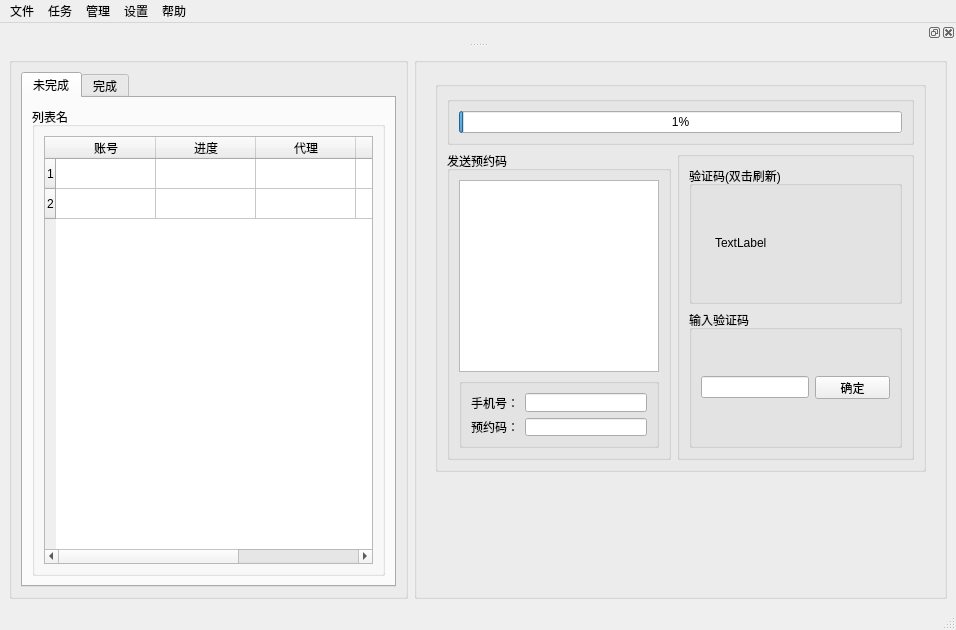
<?xml version="1.0" encoding="UTF-8"?>
<ui version="4.0">
 <class>MainWindow</class>
 <widget class="QMainWindow" name="MainWindow">
  <property name="geometry">
   <rect>
    <x>0</x>
    <y>0</y>
    <width>956</width>
    <height>630</height>
   </rect>
  </property>
  <property name="windowTitle">
   <string>天才吧预约</string>
  </property>
  <widget class="QWidget" name="centralwidget">
   <layout class="QHBoxLayout" name="horizontalLayout_10">
    <item>
     <layout class="QHBoxLayout" name="horizontalLayout_6">
      <item>
       <widget class="QGroupBox" name="groupBox_3">
        <property name="title">
         <string/>
        </property>
        <layout class="QVBoxLayout" name="verticalLayout_5">
         <item>
          <widget class="QTabWidget" name="tabWidget">
           <property name="currentIndex">
            <number>0</number>
           </property>
           <widget class="QWidget" name="tab">
            <attribute name="title">
             <string>未完成</string>
            </attribute>
            <layout class="QVBoxLayout" name="verticalLayout_2">
             <item>
              <widget class="QGroupBox" name="gBListName">
               <property name="title">
                <string>列表名</string>
               </property>
               <layout class="QHBoxLayout" name="horizontalLayout_2">
                <item>
                 <widget class="QTableWidget" name="tWTaskList">
                  <row>
                   <property name="text">
                    <string>1</string>
                   </property>
                  </row>
                  <row>
                   <property name="text">
                    <string>2</string>
                   </property>
                  </row>
                  <column>
                   <property name="text">
                    <string>账号</string>
                   </property>
                  </column>
                  <column>
                   <property name="text">
                    <string>进度</string>
                   </property>
                  </column>
                  <column>
                   <property name="text">
                    <string>代理</string>
                   </property>
                  </column>
                  <column>
                   <property name="text">
                    <string>零售店</string>
                   </property>
                  </column>
                  <column>
                   <property name="text">
                    <string>服务类型</string>
                   </property>
                  </column>
                 </widget>
                </item>
               </layout>
              </widget>
             </item>
            </layout>
           </widget>
           <widget class="QWidget" name="tab_current">
            <attribute name="title">
             <string>完成</string>
            </attribute>
            <layout class="QVBoxLayout" name="verticalLayout_6">
             <item>
              <widget class="QGroupBox" name="gBTaskName">
               <property name="title">
                <string>列表名</string>
               </property>
               <layout class="QHBoxLayout" name="horizontalLayout_7">
                <item>
                 <widget class="QTableWidget" name="tWComplete">
                  <row>
                   <property name="text">
                    <string>1</string>
                   </property>
                  </row>
                  <row>
                   <property name="text">
                    <string>2</string>
                   </property>
                  </row>
                  <column>
                   <property name="text">
                    <string>账号</string>
                   </property>
                  </column>
                  <column>
                   <property name="text">
                    <string>零售店</string>
                   </property>
                  </column>
                  <column>
                   <property name="text">
                    <string>服务类型</string>
                   </property>
                  </column>
                  <column>
                   <property name="text">
                    <string>代理</string>
                   </property>
                  </column>
                 </widget>
                </item>
               </layout>
              </widget>
             </item>
            </layout>
           </widget>
          </widget>
         </item>
        </layout>
       </widget>
      </item>
      <item>
       <widget class="QGroupBox" name="groupBox_2">
        <property name="title">
         <string/>
        </property>
        <layout class="QVBoxLayout" name="verticalLayout">
         <item>
          <widget class="QStackedWidget" name="stackedWidget">
           <property name="currentIndex">
            <number>0</number>
           </property>
           <widget class="QWidget" name="page">
            <layout class="QHBoxLayout" name="horizontalLayout">
             <item>
              <widget class="QGroupBox" name="groupBox_11">
               <property name="title">
                <string/>
               </property>
               <layout class="QVBoxLayout" name="verticalLayout_7">
                <item>
                 <layout class="QVBoxLayout" name="verticalLayout_4">
                  <item>
                   <widget class="QGroupBox" name="groupBox_6">
                    <property name="title">
                     <string/>
                    </property>
                    <layout class="QHBoxLayout" name="horizontalLayout_11">
                     <item>
                      <widget class="QProgressBar" name="progressBar">
                       <property name="layoutDirection">
                        <enum>Qt::LeftToRight</enum>
                       </property>
                       <property name="autoFillBackground">
                        <bool>true</bool>
                       </property>
                       <property name="inputMethodHints">
                        <set>Qt::ImhNone</set>
                       </property>
                       <property name="value">
                        <number>1</number>
                       </property>
                       <property name="textVisible">
                        <bool>true</bool>
                       </property>
                       <property name="textDirection">
                        <enum>QProgressBar::TopToBottom</enum>
                       </property>
                      </widget>
                     </item>
                    </layout>
                   </widget>
                  </item>
                  <item>
                   <layout class="QHBoxLayout" name="horizontalLayout_5">
                    <item>
                     <widget class="QGroupBox" name="groupBox_12">
                      <property name="sizeIncrement">
                       <size>
                        <width>5</width>
                        <height>5</height>
                       </size>
                      </property>
                      <property name="title">
                       <string>发送预约码</string>
                      </property>
                      <layout class="QVBoxLayout" name="verticalLayout_14">
                       <item>
                        <widget class="QPlainTextEdit" name="pTSmsChallengeTip">
                         <property name="minimumSize">
                          <size>
                           <width>180</width>
                           <height>90</height>
                          </size>
                         </property>
                         <property name="maximumSize">
                          <size>
                           <width>200</width>
                           <height>16777215</height>
                          </size>
                         </property>
                        </widget>
                       </item>
                       <item>
                        <widget class="QGroupBox" name="groupBox_13">
                         <property name="maximumSize">
                          <size>
                           <width>200</width>
                           <height>70</height>
                          </size>
                         </property>
                         <property name="title">
                          <string/>
                         </property>
                         <layout class="QVBoxLayout" name="verticalLayout_15">
                          <item>
                           <layout class="QHBoxLayout" name="horizontalLayout_8">
                            <item>
                             <widget class="QLabel" name="label_6">
                              <property name="text">
                               <string>手机号：</string>
                              </property>
                             </widget>
                            </item>
                            <item>
                             <widget class="QLineEdit" name="lEPhoneNumber">
                              <property name="enabled">
                               <bool>true</bool>
                              </property>
                             </widget>
                            </item>
                           </layout>
                          </item>
                          <item>
                           <layout class="QHBoxLayout" name="horizontalLayout_9">
                            <item>
                             <widget class="QLabel" name="label_7">
                              <property name="text">
                               <string>预约码：</string>
                              </property>
                             </widget>
                            </item>
                            <item>
                             <widget class="QLineEdit" name="lEReservCode">
                              <property name="enabled">
                               <bool>true</bool>
                              </property>
                              <property name="maximumSize">
                               <size>
                                <width>128</width>
                                <height>20</height>
                               </size>
                              </property>
                             </widget>
                            </item>
                           </layout>
                          </item>
                         </layout>
                        </widget>
                       </item>
                      </layout>
                     </widget>
                    </item>
                    <item>
                     <widget class="QGroupBox" name="groupBox_14">
                      <property name="title">
                       <string/>
                      </property>
                      <layout class="QVBoxLayout" name="verticalLayout_16">
                       <item>
                        <widget class="QGroupBox" name="groupBox_15">
                         <property name="minimumSize">
                          <size>
                           <width>170</width>
                           <height>80</height>
                          </size>
                         </property>
                         <property name="title">
                          <string>验证码(双击刷新)</string>
                         </property>
                         <layout class="QHBoxLayout" name="horizontalLayout_4">
                          <item>
                           <widget class="QLabel" name="lbVerifyCodePic">
                            <property name="maximumSize">
                             <size>
                              <width>161</width>
                              <height>78</height>
                             </size>
                            </property>
                            <property name="text">
                             <string>TextLabel</string>
                            </property>
                           </widget>
                          </item>
                         </layout>
                        </widget>
                       </item>
                       <item>
                        <widget class="QGroupBox" name="groupBox_16">
                         <property name="title">
                          <string>输入验证码</string>
                         </property>
                         <layout class="QVBoxLayout" name="verticalLayout_3">
                          <item>
                           <layout class="QHBoxLayout" name="horizontalLayout_3">
                            <item>
                             <widget class="QLineEdit" name="lEVerfiyCode"/>
                            </item>
                            <item>
                             <widget class="QPushButton" name="pBOk_2">
                              <property name="maximumSize">
                               <size>
                                <width>75</width>
                                <height>23</height>
                               </size>
                              </property>
                              <property name="text">
                               <string>确定</string>
                              </property>
                             </widget>
                            </item>
                           </layout>
                          </item>
                         </layout>
                        </widget>
                       </item>
                      </layout>
                     </widget>
                    </item>
                   </layout>
                  </item>
                 </layout>
                </item>
               </layout>
              </widget>
             </item>
            </layout>
           </widget>
           <widget class="QWidget" name="page_2"/>
          </widget>
         </item>
         <item>
          <spacer name="verticalSpacer">
           <property name="orientation">
            <enum>Qt::Vertical</enum>
           </property>
           <property name="sizeHint" stdset="0">
            <size>
             <width>20</width>
             <height>40</height>
            </size>
           </property>
          </spacer>
         </item>
        </layout>
       </widget>
      </item>
     </layout>
    </item>
   </layout>
  </widget>
  <widget class="QMenuBar" name="menubar">
   <property name="geometry">
    <rect>
     <x>0</x>
     <y>0</y>
     <width>956</width>
     <height>23</height>
    </rect>
   </property>
   <widget class="QMenu" name="menu">
    <property name="title">
     <string>文件</string>
    </property>
    <addaction name="action"/>
    <addaction name="action_7"/>
   </widget>
   <widget class="QMenu" name="menu_2">
    <property name="title">
     <string>任务</string>
    </property>
    <addaction name="action_2"/>
    <addaction name="action_3"/>
   </widget>
   <widget class="QMenu" name="menu_3">
    <property name="title">
     <string>设置</string>
    </property>
    <addaction name="action_4"/>
   </widget>
   <widget class="QMenu" name="menu_4">
    <property name="title">
     <string>管理</string>
    </property>
    <addaction name="action_task_manage"/>
    <addaction name="action_accountmanage"/>
    <addaction name="action_11"/>
   </widget>
   <widget class="QMenu" name="menu_5">
    <property name="title">
     <string>帮助</string>
    </property>
    <addaction name="action_6"/>
   </widget>
   <addaction name="menu"/>
   <addaction name="menu_2"/>
   <addaction name="menu_4"/>
   <addaction name="menu_3"/>
   <addaction name="menu_5"/>
  </widget>
  <widget class="QStatusBar" name="statusbar"/>
  <widget class="QDockWidget" name="dockWidget">
   <attribute name="dockWidgetArea">
    <number>4</number>
   </attribute>
   <widget class="QWidget" name="dockWidgetContents"/>
  </widget>
  <action name="action">
   <property name="text">
    <string>配置</string>
   </property>
  </action>
  <action name="action_2">
   <property name="text">
    <string>开始任务</string>
   </property>
  </action>
  <action name="action_3">
   <property name="text">
    <string>导入任务</string>
   </property>
  </action>
  <action name="action_4">
   <property name="text">
    <string>任务列表</string>
   </property>
  </action>
  <action name="action_accountmanage">
   <property name="text">
    <string>账号管理</string>
   </property>
  </action>
  <action name="action_6">
   <property name="text">
    <string>关于</string>
   </property>
  </action>
  <action name="action_7">
   <property name="text">
    <string>登录</string>
   </property>
  </action>
  <action name="action_9">
   <property name="text">
    <string>更新代理列表</string>
   </property>
  </action>
  <action name="action_10">
   <property name="text">
    <string>自定义代理</string>
   </property>
  </action>
  <action name="action_task_manage">
   <property name="text">
    <string>任务管理</string>
   </property>
  </action>
  <action name="action_8">
   <property name="text">
    <string>计划任务</string>
   </property>
  </action>
  <action name="action_11">
   <property name="text">
    <string>代理管理</string>
   </property>
  </action>
  <action name="action_12">
   <property name="text">
    <string>账号管理</string>
   </property>
  </action>
 </widget>
 <resources/>
 <connections>
  <connection>
   <sender>action_task_manage</sender>
   <signal>triggered()</signal>
   <receiver>MainWindow</receiver>
   <slot>taskManage()</slot>
   <hints>
    <hint type="sourcelabel">
     <x>-1</x>
     <y>-1</y>
    </hint>
    <hint type="destinationlabel">
     <x>441</x>
     <y>276</y>
    </hint>
   </hints>
  </connection>
  <connection>
   <sender>action_accountmanage</sender>
   <signal>triggered()</signal>
   <receiver>MainWindow</receiver>
   <slot>accountManage()</slot>
   <hints>
    <hint type="sourcelabel">
     <x>-1</x>
     <y>-1</y>
    </hint>
    <hint type="destinationlabel">
     <x>477</x>
     <y>314</y>
    </hint>
   </hints>
  </connection>
 </connections>
 <slots>
  <slot>onOk()</slot>
  <slot>taskManage()</slot>
  <slot>accountManage()</slot>
 </slots>
</ui>
